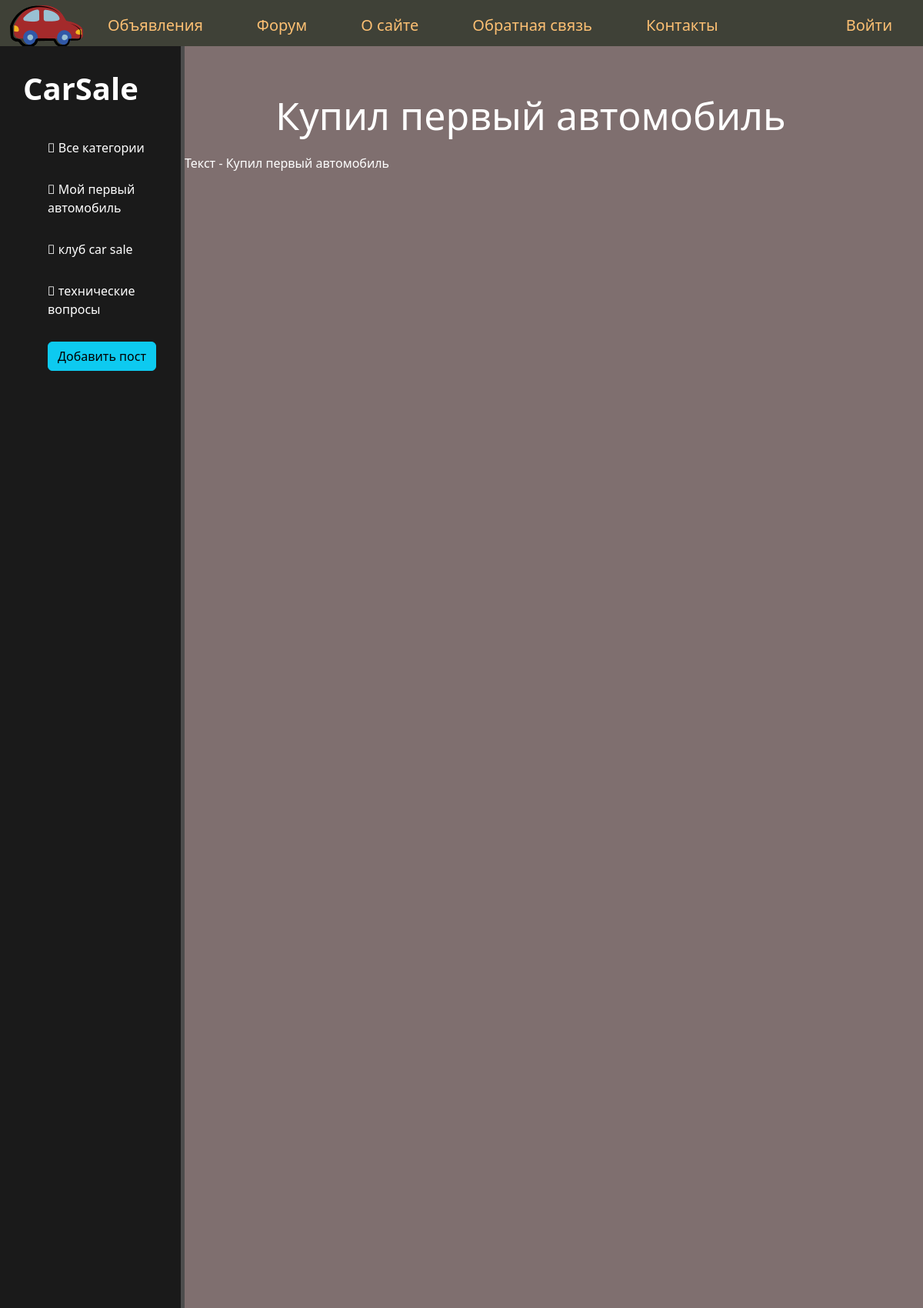
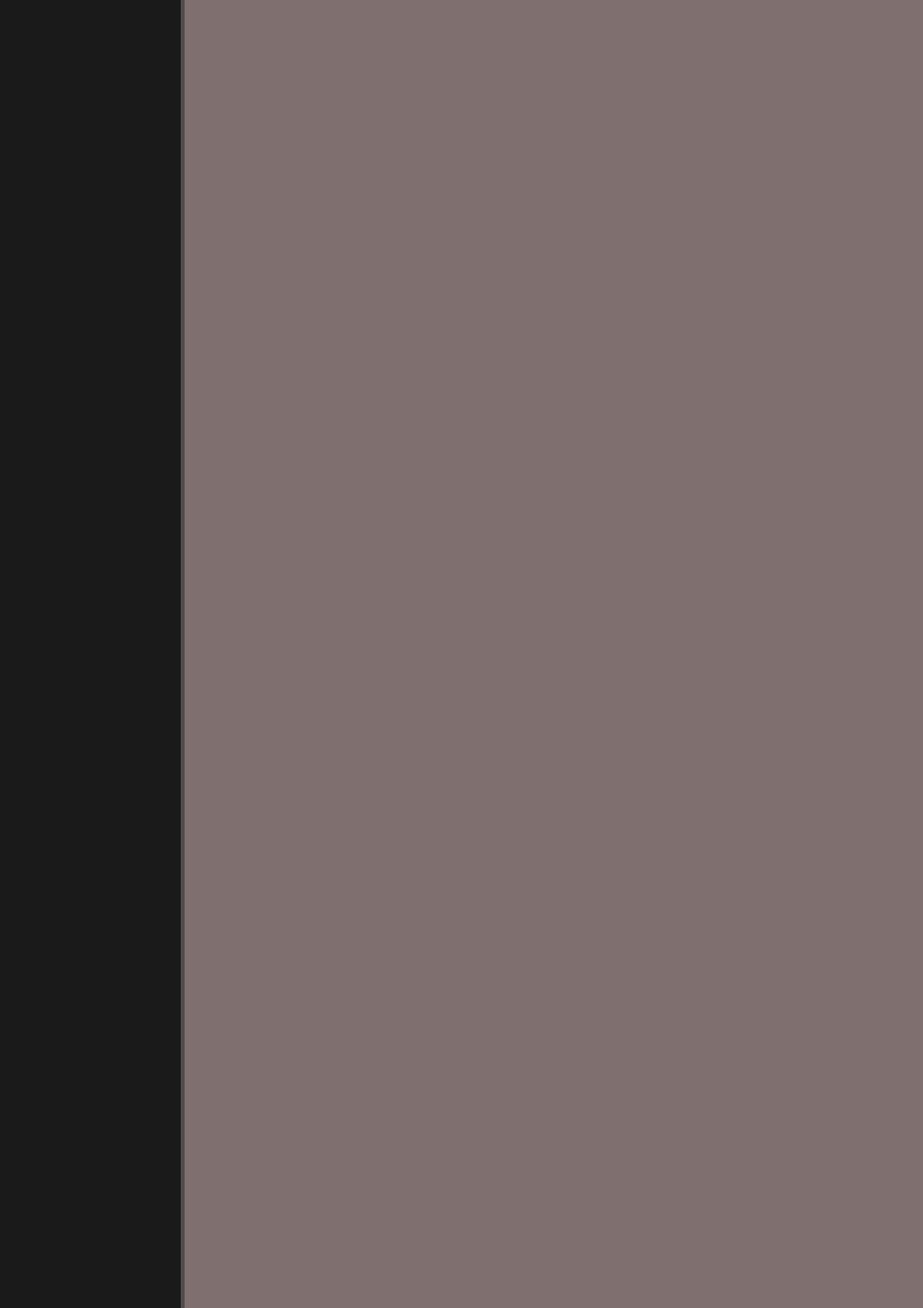
The page /forum/post/kupil-pervyj-avtomobil (upper part) on the database its author committed (2 pictures, top to bottom).
### forum/models.py (models this page shows, shortened)
class Category_forum(models.Model):
    name = models.CharField(
        max_length=100, db_index=True, verbose_name='название темы'
    )
    slug = models.SlugField(
        max_length=255, unique=True, db_index=True, verbose_name="url"
        )
    def get_absolute_url(self):
        return reverse('forum:category', kwargs={'cat_slug': self.slug})
    class Meta:
        verbose_name = 'Категория форума'
        verbose_name_plural = 'Категории форума'

class Forum(models.Model):
    title = models.CharField(max_length=255, verbose_name='название поста')
    slug = models.SlugField(
        max_length=255, unique=True, db_index=True, verbose_name="url"
        )
    text = models.TextField(max_length=2000, verbose_name='текс поста')
    photo = models.ImageField(
        upload_to="photos/%Y/%m/%d/", verbose_name='фото автомобиля',
        blank=True,
    )
    time_create = models.DateTimeField(auto_now_add=True, null=True)
    time_update = models.DateTimeField(auto_now=True, null=True)
    is_published = models.BooleanField(default=True)
    cat = models.ForeignKey('Category_forum', on_delete=models.PROTECT)
    class Meta:
        verbose_name = 'Форум'
        verbose_name_plural = 'Форум'

### forum/views.py (the view)
# urls.py: path('post/<slug:post_slug>', post_detail, name='post_detail'),
def post_detail(request, post_slug):
    post = get_object_or_404(Forum, slug=post_slug)
    context = {
        'title': 'Форум сообщества Car sale',
        'menu': menu,
        'post': post,
        'cat_selected': post_slug,
        'flag_post': 'post',
    }
    return render(request, 'forum/detail_post.html', context=context)

### car/templatetags/car_tags.py (called while the page is built)
@register.inclusion_tag('forum/show_category.html')
def show_categories(sort=None, cat_selected=0):
    if not sort:
        cats = Category_forum.objects.all()
    else:
        cats = Category_forum.objects.order_by(sort)
    return {'cats': cats, 'cat_selected': cat_selected}

@register.inclusion_tag('menu.html')
def menu(menu):
    return {'menu': menu}

### car/templates/forum/detail_post.html (shortened to what this page needs)
{% extends 'base.html' %}
{% block content %}
	<div class="features">
		<h1>{{ post.title }}</h1>
		<p> {{ post.text }} </p>
	</div>
{% endblock %}

### car/templates/forum/show_category.html
{% for cat in cats %}
	{% if cat.slug == cat_selected %}
		<a ><li><span class="selected"> {{ cat.name }} </span></li></a>
	{% else %}
		<a href="{{ cat.get_absolute_url }}"><li><i class="fa-solid fa-car-side"></i> {{ cat.name }} </li></a>
	{% endif %}
{% endfor %}

### car/static/car/css/car.css (style rules this page uses)
body { background: #7f6f6f; }
aside a { color: #ffffff; text-decoration: none; }
aside ul a { list-style: none; text-decoration: none; }
aside ul li { color: #ffffff; display: block; margin-top: 30px; transition: transform .5s ease; }
main .features { float: left; color: #fff; margin-top: 40px; text-align: center; width: 75%; }
main .features h1 { font-size: 50px; margin: 20px auto; text-align: center }
main .features p { max-width: 4000px; margin: 20px auto; text-align: left }

### rows shown on the page
Category_forum: name "Мой первый автомобиль"
Category_forum: name "клуб car sale"
Category_forum: name "технические вопросы"
Forum: title "Купил первый автомобиль", text "Текст - Купил первый автомобиль"

### other values the page prints
{{ m.title }} "Объявления" "Форум" "О сайте" "Обратная связь" "Контакты"
{{ m.title }} "Войти"
